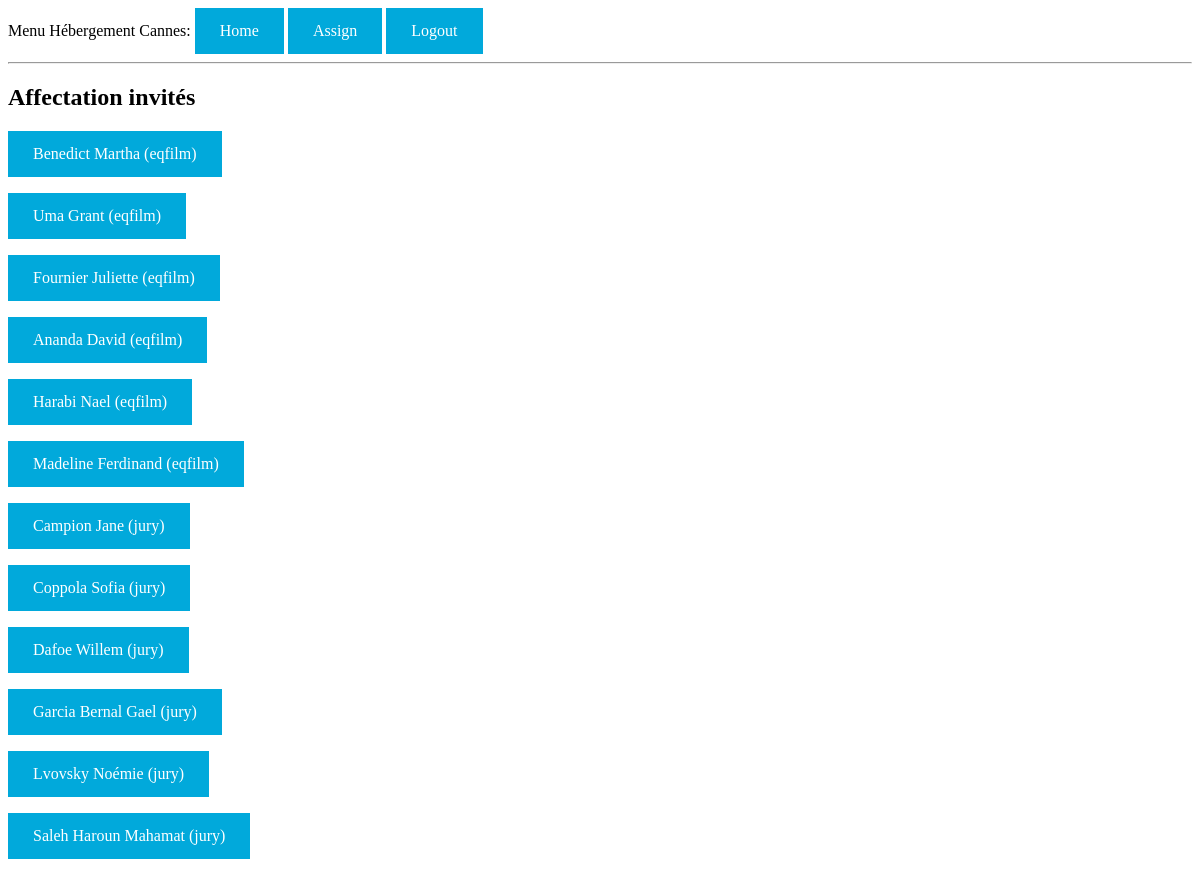
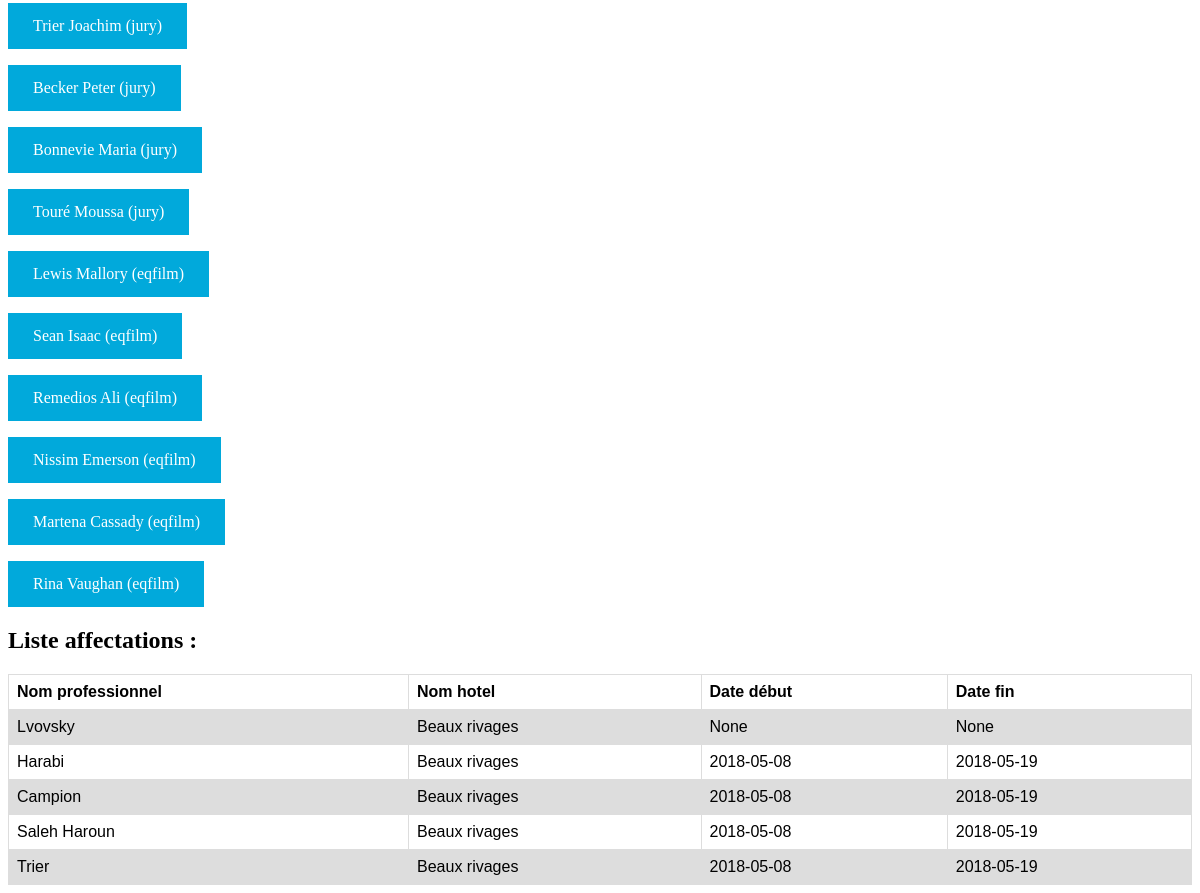
Screenshot of /assign (signed in) with the database file from the repository (2 pictures, top to bottom).
### app/models.py (models this page shows, shortened)
class Pro(db.Model):
    id = db.Column(db.Integer, primary_key=True)
    statut = db.Column(db.String(10), default='jury')
    name = db.Column(db.String(64), index=True, unique=True)
    surname = db.Column(db.String(64))
    film_id = db.Column(db.Integer, db.ForeignKey('film.id'))
    eqfilm = db.relationship('Film', foreign_keys='Pro.film_id')
    type_id = db.Column(db.Integer, db.ForeignKey('type.id'))
    typejury = db.relationship('Type', foreign_keys='Pro.type_id')

class Assign(db.Model):
    id = db.Column(db.Integer, primary_key=True)
    pro_name = db.Column(db.String(64), db.ForeignKey('pro.name'))
    hotel_name = db.Column(db.String(64), db.ForeignKey('hotel.name'))
    date_deb = db.Column(db.Date)
    date_fin = db.Column(db.Date)

### app/routes.py (the view)
@app.route('/assign', methods=['GET', 'POST'])
@login_required
def assign():
    p = Pro.query.all()
    a = Assign.query.all()
    return render_template('assign.html', pros=p, assigns=a)

### app/models.py (called while the page is built)
@login.user_loader
def load_user(id):
    return User.query.get(int(id))

### app/templates/assign.html (shortened to what this page needs)
{% extends "base.html" %}
{% block content %}
  <h2>Affectation invités</h2>
  {% for p in pros %}
  <p><a href="/assign/{{ p.name }}">{{ p.name }} {{ p.surname }} ({{ p.statut }})</a></p>
  {% endfor %}
  <h2>Liste affectations : </h2>
  <table style="width:100%">
    <tr>
      <th>Nom professionnel</th>
      <th>Nom hotel</th>
      <th>Date début</th>
      <th>Date fin</th>
    </tr>
    {% for a in assigns %}
    <tr>
      <td>{{ a.pro_name }}</td>
      <td>{{ a.hotel_name }}</td>
      <td>{{ a.date_deb }}</td>
      <td>{{ a.date_fin }}</td>
    </tr>
  {% endfor %}
  </table>
{% endblock %}

### app/templates/assign.html (style rules this page uses)
table { font-family: arial, sans-serif; border-collapse: collapse; width: 100%; }
td, th { border: 1px solid #dddddd; text-align: left; padding: 8px; }
tr:nth-child(even) { background-color: #dddddd; }
a:link, a:visited { background-color: #01A9DB; color: white; padding: 14px 25px; text-align: center; text-decoration: none; display: inline-block; }

### rows the page displays
Pro: name "Benedict", surname "Martha", statut "eqfilm"
Pro: name "Uma", surname "Grant", statut "eqfilm"
Pro: name "Fournier", surname "Juliette", statut "eqfilm"
Pro: name "Ananda", surname "David", statut "eqfilm"
Pro: name "Harabi", surname "Nael", statut "eqfilm"
Pro: name "Madeline", surname "Ferdinand", statut "eqfilm"
Pro: name "Campion", surname "Jane", statut "jury"
Pro: name "Coppola", surname "Sofia", statut "jury"
Pro: name "Dafoe", surname "Willem", statut "jury"
Pro: name "Garcia Bernal", surname "Gael", statut "jury"
Pro: name "Lvovsky", surname "Noémie", statut "jury"
Pro: name "Saleh Haroun", surname "Mahamat", statut "jury"
Pro: name "Trier", surname "Joachim", statut "jury"
Pro: name "Becker", surname "Peter", statut "jury"
Pro: name "Bonnevie", surname "Maria", statut "jury"
Pro: name "Touré", surname "Moussa", statut "jury"
Pro: name "Lewis", surname "Mallory", statut "eqfilm"
Pro: name "Sean", surname "Isaac", statut "eqfilm"
Pro: name "Remedios", surname "Ali", statut "eqfilm"
Pro: name "Nissim", surname "Emerson", statut "eqfilm"
Pro: name "Martena", surname "Cassady", statut "eqfilm"
Pro: name "Rina", surname "Vaughan", statut "eqfilm"
Assign: pro_name "Lvovsky", hotel_name "Beaux rivages", date_deb "None", date_fin "None"
Assign: pro_name "Harabi", hotel_name "Beaux rivages", date_deb "2018-05-08", date_fin "2018-05-19"
Assign: pro_name "Campion", hotel_name "Beaux rivages", date_deb "2018-05-08", date_fin "2018-05-19"
Assign: pro_name "Saleh Haroun", hotel_name "Beaux rivages", date_deb "2018-05-08", date_fin "2018-05-19"
Assign: pro_name "Trier", hotel_name "Beaux rivages", date_deb "2018-05-08", date_fin "2018-05-19"
